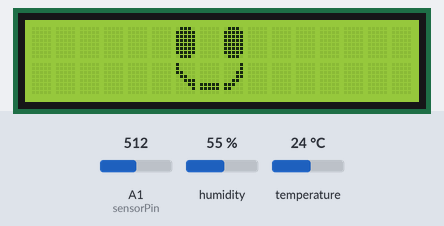
Recording of a sketch running on a simulated Arduino Uno, built with avr-gcc and run on an emulated ATmega328P. On the bench: 16×2 character LCD. Wiring (inferred from the names in the program): DHT11 sensor: data A0. Inputs (shaded band) come from the test bench; at power-on: temperature 24 °C, A1 (sensorPin) = 512, humidity 55 %. What the sketch prints to the serial monitor is not drawn.

Above: at 1.7 s.
1.8 s: temperature set to 12 °C
At 6.9 s:
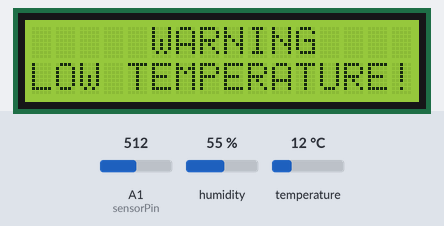
12.2 s: A1 (sensorPin) set to 306
At 16.1 s:
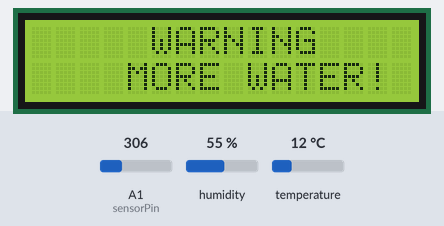
22.3 s: A1 (sensorPin) set to 1023
At 26.5 s:
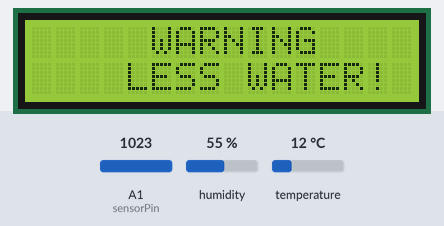
32.4 s: A1 (sensorPin) set to 994
At 37.0 s:
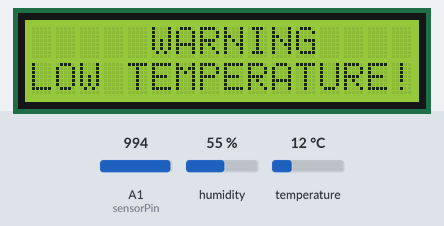
42.5 s: temperature set to 33 °C
At 47.4 s:
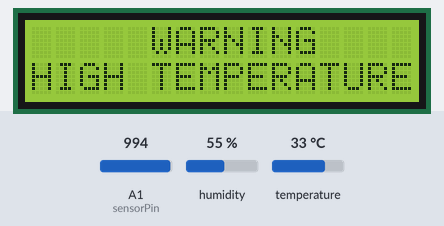
52.6 s: temperature set to 19 °C
At 56.6 s:
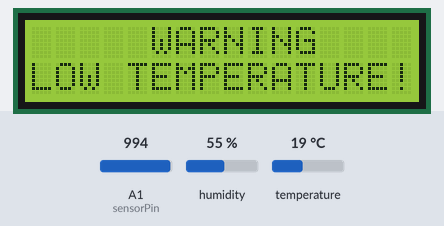
Timing chart, 0 to 58.1 s (numbered marks = the images above; inputs shaded):
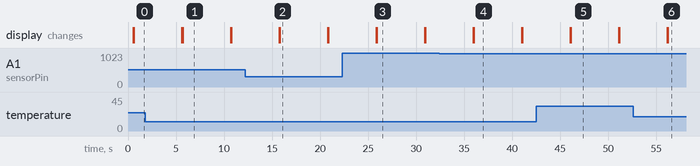

Measured:
- the behaviour switches between 1010 and 1009 on A1 (sensorPin) (found by bisection; images 3 and 4)
- after the input at 1.8 s, the display: first differs from a run without the input after 3.9 s (image 1)
- after the input at 12.2 s, the display: first differs from a run without the input after 3.6 s (image 2)
- after the input at 22.3 s, the display: first differs from a run without the input after 3.6 s (image 3)
- after the input at 32.4 s, the display: first differs from a run without the input after 3.6 s (image 4)
- after the input at 42.5 s, the display: first differs from a run without the input after 3.6 s (image 5)
- after the input at 52.6 s, the display: first differs from a run without the input after 3.6 s (image 6)

The sketch:

humid_sen.ino
```cpp
#include <LiquidCrystal.h>
#include <dht.h>

#define dht_apin A0
dht DHT;

//moisture
int sensorPin = A1;
int sensorValue;
//Threshold values
int lowtemp=20;
int hightemp=30;
int lowwater=1010;
int highwater=400;
//LCD
const int rs = 12, en = 11, d4 = 5, d5 = 4, d6 = 3, d7 = 2;
LiquidCrystal lcd(rs, en, d4, d5, d6, d7);

byte eye1[] = {
  B01110,
  B11111,
  B11111,
  B11111,
  B11111,
  B11111,
  B11111,
  B01110
};
byte eye2[] = {
  B01110,
  B11111,
  B11111,
  B11111,
  B11111,
  B11111,
  B11111,
  B01110
};
byte sm1[] = {
  B10000,
  B10000,
  B11000,
  B01100,
  B00111,
  B00011,
  B00001,
  B00000
};
byte sm2[] = {
  B00000,
  B00000,
  B00000,
  B00000,
  B00000,
  B11111,
  B11111,
  B00000
};
byte sm3[] = {
  B00001,
  B00001,
  B00011,
  B00011,
  B00110,
  B11100,
  B11000,
  B00000
};

void setup(){

  Serial.begin(9600);
  lcd.begin(16, 2);
  delay(500);
  lcd.createChar(5, eye1);
  lcd.createChar(6, eye2);
  lcd.createChar(7, sm1);
  lcd.createChar(8, sm2);
  lcd.createChar(9, sm3);
  lcd.home();


}
void loop(){
  lcd.clear();
  //Start of Program
    DHT.read11(dht_apin);
    sensorValue = analogRead(sensorPin);

  //For serial print purpose
    Serial.println("-------------------");
    Serial.print("Current humidity = ");
    Serial.print(DHT.humidity);
    Serial.println("% ");
    Serial.print("temperature = ");
    Serial.print(DHT.temperature);
    Serial.println("C");
    Serial.print("Analog Value:");
    Serial.print(sensorValue);


  //For actual sensor value reading
    if(sensorValue<lowwater && sensorValue>highwater){
            if(DHT.temperature>lowtemp && DHT.temperature<hightemp){
                  lcd.setCursor(6,0);
                  lcd.write(5);
                  lcd.setCursor(8,0);
                  lcd.write(6);
                  //smile
                  lcd.setCursor(6,1);
                  lcd.write(7);
                  lcd.setCursor(7,1);
                  lcd.write(8);
                  lcd.setCursor(8,1);
                  lcd.write(9);
                  delay(1000);
            }
            else{
                  if(DHT.temperature>hightemp){
                      lcd.clear();
                      lcd.setCursor(5,0);
                      lcd.print("WARNING");
                      lcd.setCursor(0,1);
                      lcd.print("HIGH TEMPERATURE");
                      lcd.print("!");
                      delay(1000);
                  }
                  else{
                      lcd.clear();
                      lcd.setCursor(5,0);
                      lcd.print("WARNING");
                      lcd.setCursor(0,1);
                      lcd.print("LOW TEMPERATURE");
                      lcd.print("!");
                      delay(1000);
                  }
        }
       }
    else{
              if(sensorValue<highwater){
                    lcd.clear();
                    lcd.setCursor(5,0);
                    lcd.print("WARNING");
                    lcd.setCursor(4,1);
                    lcd.print("MORE WATER");
                    lcd.print("!");
                    delay(1000);

                  }
            else{
                    lcd.clear();
                    lcd.setCursor(5,0);
                    lcd.print("WARNING");
                    lcd.setCursor(4,1);
                    lcd.print("LESS WATER");
                    lcd.print("!");
                    delay(1000);
                 }
    }

    delay(4000);
}
```

dht.h
```cpp
//
//    FILE: dht.h
// VERSION: 0.1.00
// PURPOSE: DHT Temperature & Humidity Sensor library for Arduino
//
//     URL: http://arduino.cc/playground/Main/DHTLib
//
// HISTORY:
// see dht.cpp file
//

#ifndef dht_h
#define dht_h

#if ARDUINO >= 100
 #include "Arduino.h"
#else
 #include "WProgram.h"
#endif

#define DHT_LIB_VERSION "0.1.00"

class dht
{
public:
	int read11(uint8_t pin);
    int read22(uint8_t pin);
	double humidity;
	double temperature;

private:
	uint8_t bits[5];  // buffer to receive data
	int read(uint8_t pin);
};
#endif
//
// END OF FILE
//
```
